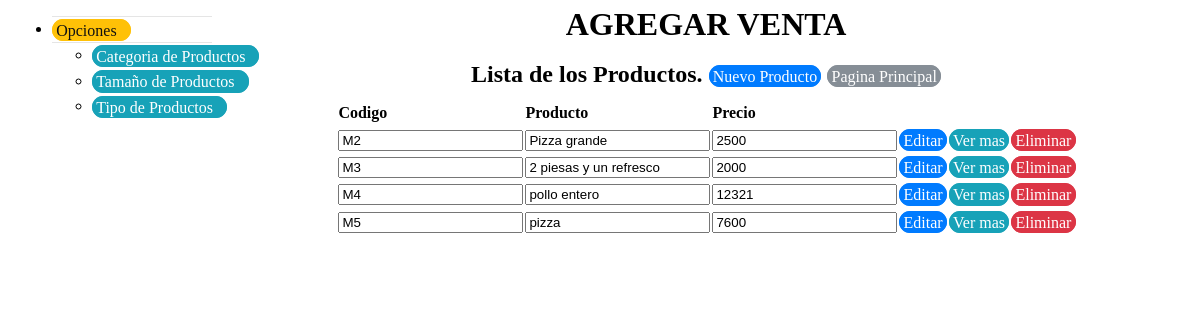
Before: /view/registroproducto/RegistroProducto.php with the older database file.
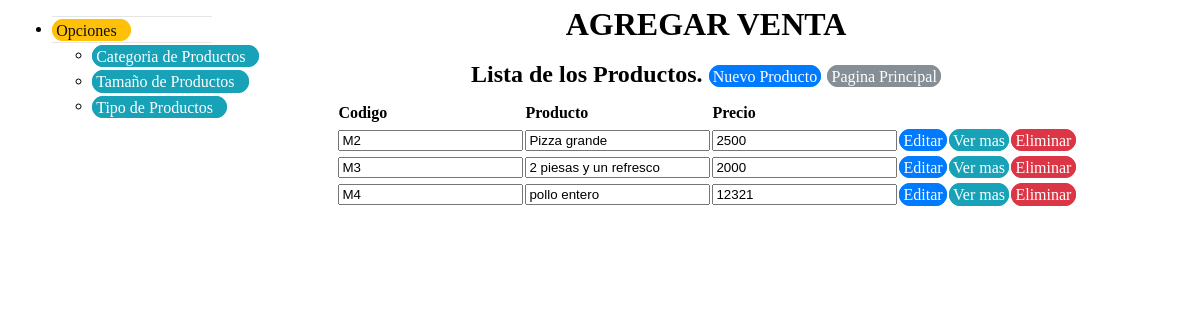
After: the same page with the newer database file.
### tables this page shows
CREATE TABLE `tbproductos` (
  `productoid` int(11) NOT NULL,
  `productocodigo` varchar(50) NOT NULL,
  `productonombre` varchar(50) NOT NULL,
  `productoprecio` varchar(50) NOT NULL,
  `tamanioid` varchar(50) NOT NULL,
  `productoestado` varchar(50) NOT NULL,
  `descripcion` text NOT NULL
);

### business/productobusiness/ProductoBusiness.php (called while the page is built, shortened)
<?php
class ProductoBusiness {
    private $DataProducto;
    public function ProductoBusiness() {
        require_once '../../data/dataproducto/DataProducto.php';
        $this->DataProducto = new DataProducto();
    }
    public function mostrarProductos() {
        return $this->DataProducto->mostrarProductos();
    }
}
?>

### data/dataproducto/DataProducto.php (called while the page is built, shortened)
<?php
class DataProducto {
    private $conexion;
    function DataProducto() {
        include_once '../../data/dbconexion/Conexion.php';
        $this->conexion = new Conexion();
    }
    function mostrarProductos() {
        if ($this->conexion->crearConexion()->set_charset('utf8')) {
            $array = array();
            $mostrarproductos = $this->conexion->crearConexion()->query("SELECT * "
            . "FROM `tbproductos` WHERE productoestado=1;");
            $this->conexion->cerrarConexion();
            while ($resultado = $mostrarproductos->fetch_assoc()) {
                array_push($array, $resultado);
            }
            return $array;
        }
    }
}

### data/dbconexion/Conexion.php (called while the page is built, shortened)
<?php
class Conexion {
    private $server;
    private $user;
    private $password;
    private $dbname;
    function Conexion(){
        $this->server = "localhost";
        $this->user = "root";
        $this->password = "";
        $this->dbname = "bdexpressdjb";
    }
    function crearConexion(){
        $this->conexion  = mysqli_connect($this->server,$this->user,$this->password,$this->dbname);
        return $this->conexion;
    }
}

### view/registroproducto/RegistroProducto.php (the view, shortened to what this page needs)
<!DOCTYPE html>
<head>
    <link rel="stylesheet" href="../../css/estilo.css">
    <link rel="stylesheet" href="../../css/menu.css" >
    <?php
    include '../../business/productobusiness/ProductoBusiness.php';
    ?>
</head>
<body>
    <div class="menu">
        <?php
        include("menuProductos.php");
        ?>
    </div>
    <?php
    $productoBusiness = new ProductoBusiness();
    $allBusiness = $productoBusiness->mostrarProductos();
    ?>
    <div class="col-sm-7 col-md-7">
        <div class="well panel panel-info">
            <center><h1 >AGREGAR VENTA </h1></center>
            <div class="form-group">
                <center><h2>Lista de los Productos.
                        <a href="?action=registrar" class="btn btn-primary">Nuevo Producto</a>
                        <a href="../ventanaprincipalview/VentanaPrincipalView.php" class="btn btn-secondary">Pagina Principal</a>
                    </h2></center>
                <center><form  action="../../business/productoaccion/ProductoAccion.php" method="Post" >
                        <table>
                            <thead>
                                <tr><th></th>
                                    <th>Codigo</th>
                                    <th>Producto</th>
                                    <th>Precio</th>
                                </tr>
                            </thead>
                            <?php foreach ($allBusiness as $current): ?>
                                <tr><td><input type="hidden" name="productoid" id="productoid" value="<?php echo $current['productoid']; ?>"></td>
                                    <td><input type="text" id="productocodigo" name="productocodigo" class="productocodigo"  value="<?php echo $current['productocodigo']; ?>" readonly/> </td>
                                    <td><input type="text" id="productonombre" name="productonombre" class="productonombre" value="<?php echo $current['productonombre']; ?>" readonly/> </td>
                                    <td><input type="text" id="productoprecio" name="productoprecio" class="productoprecio" value="<?php echo $current['productoprecio']; ?>" readonly/> </td>
                                    <td><a href="?action=editar&id=<?php echo $current['productoid']; ?> " class="btn btn-primary">Editar</a></td>
                                    <td><a href="?action=ver&id=<?php echo $current['productoid']; ?> " class="btn btn-info">Ver mas</a></td>
                                    <td><a href="?action=eliminar&id=<?php echo $current['productoid']; ?> " class="btn btn-danger">Eliminar</a></td>
                                </tr>
                            <?php endforeach ?>
                        </table>
                    </form></center>
            </div>
        </div>
    </div>
</body>
</html>

Changed rows visible on the page:
no longer on this page (row edited): tbproductos: productocodigo "M5", productonombre "pizza", productoprecio "7600"
